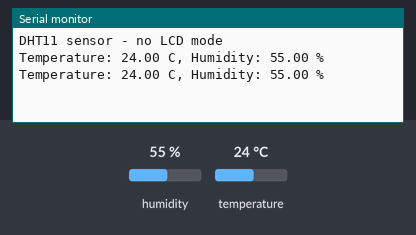
The sketch below on a simulated ESP32. Parts: the last lines printed to the serial monitor. The test bench sets the inputs (shaded band); at power-on: humidity 55 %, temperature 24 °C.

Above: at 2.8 s.
2.9 s: humidity set to 22 %
At 5.3 s:
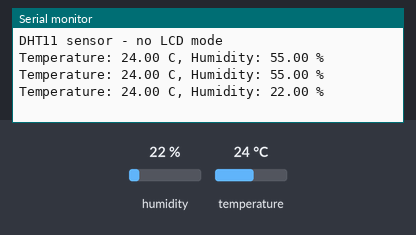
5.6 s: temperature set to 12 °C
At 6.6 s:
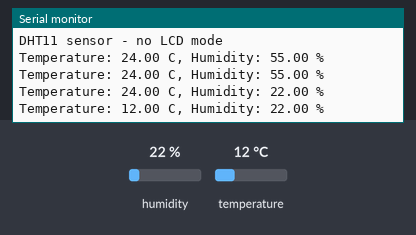
8.3 s: humidity set to 40 %
At 11.4 s:
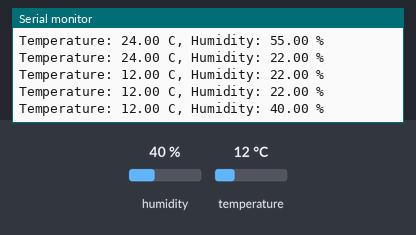
Timing chart, 0 to 12.9 s (numbered marks = the images above; inputs shaded):
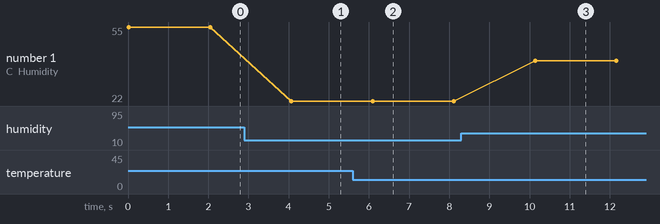

The sketch:

Temp_humidity.ino
```cpp
#include "DHT.h"

#define DHTPIN 27
#define DHTTYPE DHT11

DHT dht(DHTPIN, DHTTYPE);

void setup() {
  Serial.begin(115200);
  dht.begin();
  Serial.println("DHT11 sensor - no LCD mode");
}

void loop() {
  float h = dht.readHumidity();
  float t = dht.readTemperature();

  if (isnan(h) || isnan(t)) {
    Serial.println("Failed to read from DHT sensor!");
  } else {
    Serial.print("Temperature: ");
    Serial.print(t);
    Serial.print(" C, Humidity: ");
    Serial.print(h);
    Serial.println(" %");
  }

  delay(2000);
}
```

Measured:
- after the input at 2.9 s, the serial monitor: prints a new line after 1.2 s (image 1)
- after the input at 5.6 s, the serial monitor: prints a new line after 0.49 s (image 2)
- after the input at 8.3 s, the serial monitor: prints a new line after 1.8 s (image 3)
- plotted number 1: 55 → 22 after the input at 2.9 s, 22 → 40 after the input at 8.3 s
